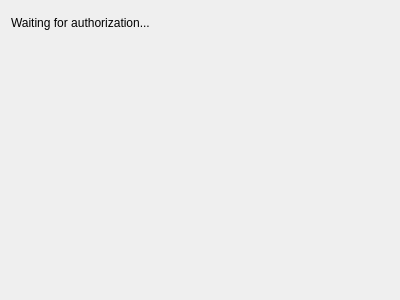
<?xml version="1.0" encoding="UTF-8"?>
<ui version="4.0">
 <class>OAuth</class>
 <widget class="QWidget" name="OAuth">
  <property name="geometry">
   <rect>
    <x>0</x>
    <y>0</y>
    <width>400</width>
    <height>300</height>
   </rect>
  </property>
  <property name="windowTitle">
   <string>Form</string>
  </property>
  <layout class="QVBoxLayout" name="verticalLayout">
   <item>
    <layout class="QHBoxLayout" name="horizontalLayout">
     <item>
      <widget class="QLabel" name="label">
       <property name="sizePolicy">
        <sizepolicy hsizetype="Preferred" vsizetype="Preferred">
         <horstretch>0</horstretch>
         <verstretch>0</verstretch>
        </sizepolicy>
       </property>
       <property name="text">
        <string>Waiting for authorization...</string>
       </property>
       <property name="textFormat">
        <enum>Qt::RichText</enum>
       </property>
       <property name="wordWrap">
        <bool>true</bool>
       </property>
      </widget>
     </item>
     <item>
      <widget class="QWidget" name="working" native="true">
       <property name="sizePolicy">
        <sizepolicy hsizetype="Fixed" vsizetype="Fixed">
         <horstretch>0</horstretch>
         <verstretch>0</verstretch>
        </sizepolicy>
       </property>
       <property name="minimumSize">
        <size>
         <width>24</width>
         <height>24</height>
        </size>
       </property>
      </widget>
     </item>
    </layout>
   </item>
   <item>
    <spacer name="verticalSpacer_2">
     <property name="orientation">
      <enum>Qt::Vertical</enum>
     </property>
     <property name="sizeHint" stdset="0">
      <size>
       <width>20</width>
       <height>132</height>
      </size>
     </property>
    </spacer>
   </item>
  </layout>
 </widget>
 <resources/>
 <connections/>
</ui>
